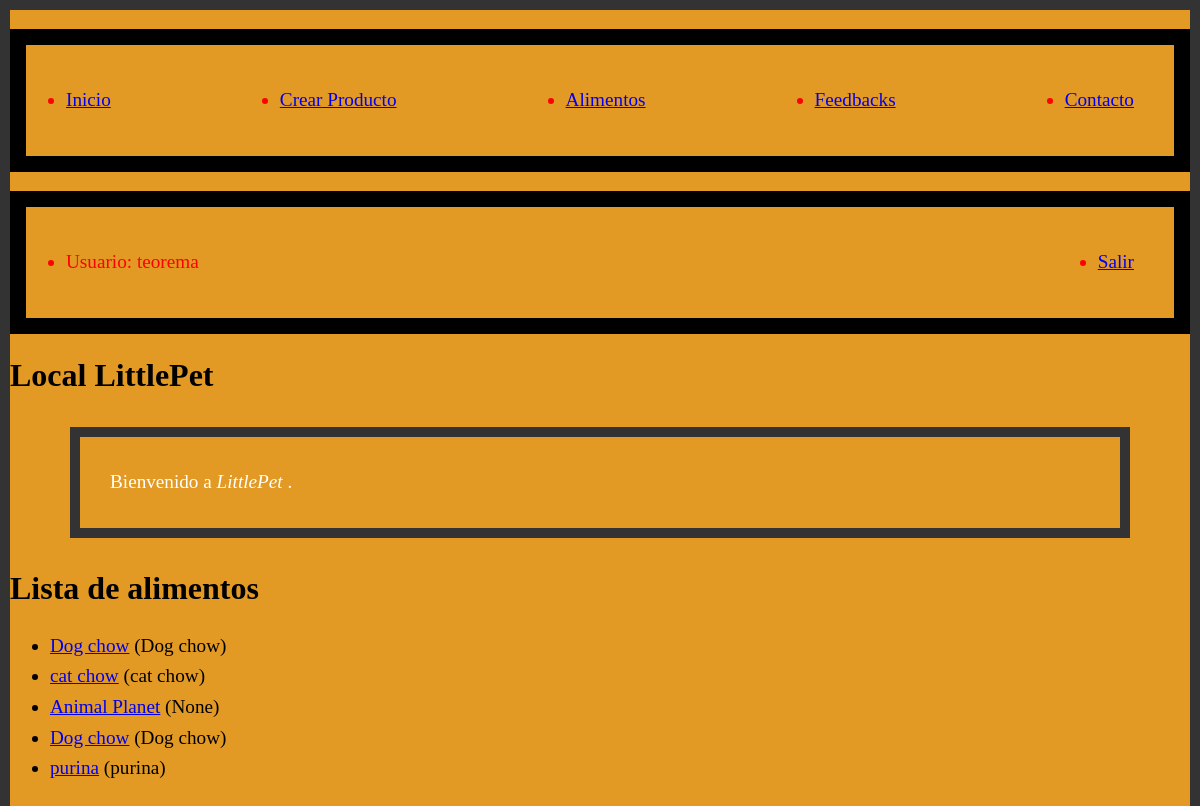
/catalogo/alimentos/ (signed in), run on the app's committed database.
### catalogo/models.py (models this page shows, shortened)
class Alimento(models.Model):
	title = models.CharField(max_length=200)
	producto = models.ForeignKey('producto', on_delete=models.SET_NULL, null=True)
	summary = models.TextField(max_length=1000)
	isbn = models.CharField('ISBN', max_length=13,)
	genre = models.ManyToManyField(Genre)
	imagen = models.ImageField(upload_to='media/', null=True, blank=True)
	def get_absolute_url(self):
		return reverse('alimento-detail', args=[str(self.id)])

class Producto(models.Model):
	nombre_producto = models.CharField(max_length=100)
	fecha_ingreso = models.DateField(null=True, blank=True)
	fecha_caducidad = models.DateField('Caduce', null=True, blank=True)
	class Meta:
		ordering = ['nombre_producto']
	def __str__(self):
		return f'{self.nombre_producto}'

### catalogo/views.py (the view)
# urls.py: path('alimentos/', views.AlimentoListView.as_view(), name='alimentos'),
class AlimentoListView(generic.ListView):
    model = Alimento
    paginate_by = 10

### catalogo/templates/catalogo/alimento_list.html
{% extends "base_generic.html" %}
{% block content %}
<h1>Local LittlePet</h1>
  <p>Bienvenido a <em>LittlePet </em>. </p>
    <h1>Lista de alimentos</h1>
    {% if alimento_list %}
    <ul>
      {% for alimento in alimento_list %}
      <li>
        <a href="{{ alimento.get_absolute_url }}">{{ alimento.title }}</a> ({{alimento.producto}})
      </li>
      {% endfor %}
    </ul>
    {% else %}
      <p>No hay alimento disponibles.</p>
    {% endif %}
{% endblock %}

### catalogo/templates/base_generic.html (shortened to what this page needs)
<!DOCTYPE html>
<html lang="en">
<head>
  {% load static %}
  <link rel="stylesheet" href="{% static 'css/estilos.css' %}">
  <link rel="stylesheet" href="{% static 'css/main.css' %}">
</head>
<body>
      <div class="container-fluid">
        <div class="row">
          <div class="col-sm-2">
          {% block sidebar %}
          <ul class="sidebar-nav">
              <li><a href="{% url 'index' %}">Inicio</a></li>
              <li><a href="{% url 'producto_create' %}">Crear Producto</a></li>
              <li><a href="{% url 'alimentos' %}">Alimentos</a></li>
              <li><a href="{% url 'galeria' %}">Feedbacks</a></li>
              <li><a href="{% url 'formulario' %}">Contacto</a></li>
          </ul>
          <ul class="sidebar-nav">
            {% if user.is_authenticated %}
              <li>Usuario: {{ user.get_username }}</li>
              <li><a href="{% url 'logout'%}?next={{request.path}}">Salir</a></li>
            {% else %}
              <li><a href="{% url 'login'%}?next={{request.path}}">Login</a></li>
             {% endif %}
          </ul>
          {% endblock %}
          </div>
          <div class="col-sm-10 ">
          {% block content %}{% endblock %}
          </div>
        </div>
      </div>
</body>
</html>

### catalogo/static/css/estilos.css (style rules this page uses)
body { background-color: #E29A24; height: 220vh; font-family:georgia,times,serif; color:#000000; font-size: 1.2rem; line-height:1.6em; margin:0; border: 10px solid #333; }
p { background:#E29A24; text-align: left; margin-bottom: 1.6em; background: #E29A24; color: white; margin: 30px 60px; padding: 30px; border: 10px solid #333; }
h1 { line-height:1.3em; font-size:2rem; }

### catalogo/static/css/main.css (style rules this page uses)
.sidebar-nav { background: #E29A24; color:red; padding:2rem 0; top:0; right:0; border: 10px solid #333; color:red; padding: 40px; border: 16.8px solid #000; display:flex; justify-content:space-between; align-items: center; flex-wrap: wrap; }

### data on the page
Alimento: title "Dog chow", producto "Dog chow"
Alimento: title "cat chow", producto "cat chow"
Alimento: title "Animal Planet", producto "None"
Alimento: title "Dog chow", producto "Dog chow"
Alimento: title "purina", producto "purina"

### other printed values
{{ user.get_username }} "teorema"
